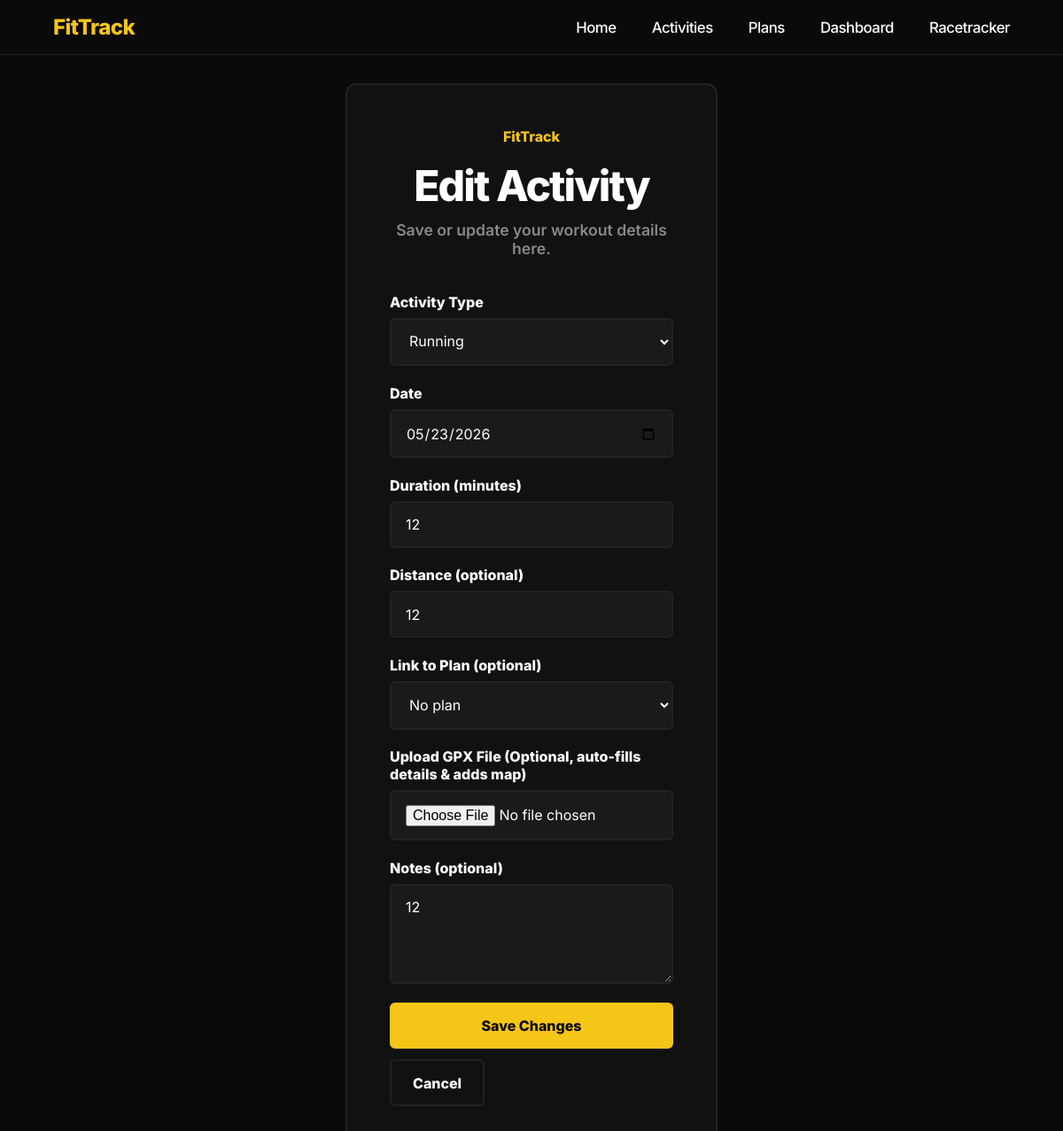
/activities/a7440071-6572-4ca1-8f5e-7111c76994ad/edit (signed in), run on the app's committed database.
### tables this page shows
CREATE TABLE activities (
            id TEXT PRIMARY KEY,
            user_id TEXT NOT NULL,
            type TEXT NOT NULL,
            date TEXT NOT NULL,
            duration INTEGER NOT NULL,
            distance TEXT,
            notes TEXT, route_data TEXT, plan_id TEXT,
            FOREIGN KEY (user_id) REFERENCES users(id)
        );

### routes/activities.py (the view)
@activities.route("/activities/<activity_id>/edit", methods=["GET"])
def edit_activity(activity_id):
    if "user_id" not in session:
        return redirect("/login")
    activity = activity_store.get_activity(session["user_id"], activity_id)
    if activity is None:
        return redirect("/activities")
    return render_template(
        "activity_form.html",
        heading="Edit Activity",
        action=f"/activities/{activity_id}/edit",
        submit_label="Save Changes",
        activity_types=activity_store.ACTIVITY_TYPES,
        active_plans=plan_store.get_active_plans_for_user(session["user_id"]),
        form_data=_build_form_data(activity=activity),
        error="",
    )

### data/activity_store.py (called while the page is built)
def get_activity(user_id, activity_id):
    connection = get_connection()
    cursor = connection.cursor()
    row = cursor.execute(
        """
        SELECT * FROM activities
        WHERE user_id = ? AND id = ?
        """,
        (user_id, activity_id)
    ).fetchone()
    connection.close()
    if row is None:
        return None
    return {
        "id": row["id"],
        "user_id": row["user_id"],
        "type": row["type"],
        "date": row["date"],
        "duration": row["duration"],
        "distance": row["distance"],
        "notes": row["notes"],
        "route_data": row["route_data"],
        "plan_id": row["plan_id"],
    }

### data/database.py (called while the page is built)
def get_connection():
    connection = sqlite3.connect(DATABASE_NAME)
    connection.row_factory = sqlite3.Row
    return connection

### data/plan_store.py (called while the page is built)
def get_plans_for_user(user_id, status=None):
    connection = get_connection()
    cursor = connection.cursor()
    query = "SELECT * FROM plans WHERE user_id = ?"
    values = [user_id]
    if status:
        query += " AND status = ?"
        values.append(status)
    query += " ORDER BY created_at DESC"
    rows = cursor.execute(query, values).fetchall()
    connection.close()
    plans = []
    for row in rows:
        plans.append({
            "id": row["id"],
            "user_id": row["user_id"],
            "name": row["name"],
            "exercise_type": row["exercise_type"],
            "frequency": row["frequency"],
            "target_duration": row["target_duration"],
            "target_distance": row["target_distance"],
            "notes": row["notes"],
            "created_at": row["created_at"],
            "status": row["status"]
        })
    return plans

def get_active_plans_for_user(user_id):
    return get_plans_for_user(user_id, status="active")

### routes/activities.py (called while the page is built, shortened)
def _build_form_data(request_form=None, activity=None):
    if activity is not None:
        return {
            "activity_type": activity.get("type", ""),
            "date": activity.get("date", ""),
            "duration": activity.get("duration", ""),
            "distance": activity.get("distance", ""),
            "notes": activity.get("notes", ""),
            "plan_id": activity.get("plan_id", ""),
        }

### templates/activity_form.html (shortened to what this page needs)
<!DOCTYPE html>
<html lang="en">
<head>
    <link rel="stylesheet" href="/static/css/style.css">
    <link rel="stylesheet" href="/static/css/main.css">
</head>
<body>
    {% include "navbar.html" %}
    <main class="auth-page">
        <section class="auth-card">
            <div class="auth-header">
                <span class="auth-logo">FitTrack</span>
                <h1>{{ heading }}</h1>
                <p class="auth-sub">Save or update your workout details here.</p>
            </div>
            <form action="{{ action }}" method="post" enctype="multipart/form-data" class="auth-form">
                <div class="form-group">
                    <label>Activity Type</label>
                    <select name="activity_type">
                        {% for type in activity_types %}
                        <option value="{{ type }}" {% if form_data.activity_type == type %}selected{% endif %}>{{ type }}</option>
                        {% endfor %}
                    </select>
                </div>
                <div class="form-group">
                    <label>Date</label>
                    <input type="date" name="date" value="{{ form_data.date }}">
                </div>
                <div class="form-group">
                    <label>Duration (minutes)</label>
                    <input type="text" name="duration" value="{{ form_data.duration }}" placeholder="e.g. 45">
                </div>
                <div class="form-group">
                    <label>Distance (optional)</label>
                    <input type="text" name="distance" value="{{ form_data.distance }}" placeholder="e.g. 5 km">
                </div>
                <div class="form-group">
                    <label>Link to Plan (optional)</label>
                    <select name="plan_id">
                        <option value="">No plan</option>
                    </select>
                </div>
                <div class="form-group">
                    <label>Upload GPX File (Optional, auto-fills details & adds map)</label>
                    <input type="file" name="gpx_file" accept=".gpx">
                </div>
                <div class="form-group">
                    <label>Notes (optional)</label>
                    <textarea name="notes" rows="4">{{ form_data.notes }}</textarea>
                </div>
                <div style="display:flex; gap:0.75rem; flex-wrap:wrap;">
                    <button class="btn btn-primary btn-full" type="submit">{{ submit_label }}</button>
                    <a class="btn btn-ghost" href="/activities">Cancel</a>
                </div>
            </form>
        </section>
    </main>
</body>
</html>

### static/css/style.css (style rules this page uses)
:root { --bg: #0a0a0a; --yellow: #f5c518; --text: #ffffff; --text-muted: #aaaaaa; --card: #111111; --border: #333333; }
* { margin: 0; padding: 0; box-sizing: border-box; }
body { background: var(--bg); color: var(--text); font-family: 'Inter', sans-serif; }
.btn { padding: 0.8rem 2rem; border-radius: 0.375rem; text-decoration: none; font-weight: 700; display: inline-block; box-sizing: border-box; }

### static/css/main.css (style rules this page uses)
:root { --bg: #0a0a0a; --bg-card: #111111; --bg-raised: #1a1a1a; --border: #222222; --text: #ffffff; --text-muted: #888888; --accent: #f5c518; --accent-hover: #d4a800; --red: #ff4d4d; --radius: 0.75rem; --radius-sm: 0.375rem; }
* { box-sizing: border-box; margin: 0; padding: 0; }
body { font-family: 'Inter', Arial, sans-serif; background: var(--bg); color: var(--text); min-height: 100vh; }
a { color: inherit; text-decoration: none; }
.auth-page { min-height: 100vh; display: flex; align-items: center; justify-content: center; padding: 2rem; }
.auth-card { background: var(--bg-card); border: 2px solid var(--border); border-radius: var(--radius); padding: 3rem; width: 100%; max-width: 26.25rem; }
.auth-header { text-align: center; margin-bottom: 2.5rem; }
.auth-logo { display: inline-block; font-size: 1rem; font-weight: 800; color: var(--accent); margin-bottom: 1rem; }
h1 { font-family: 'Inter', Arial, sans-serif; font-size: 3rem; font-weight: 800; margin-bottom: 0.6rem; letter-spacing: -0.04em; }
.auth-sub { color: var(--text-muted); font-size: 1.1rem; font-weight: 600; }
.auth-form { display: flex; flex-direction: column; gap: 1.3rem; }
.form-group { display: flex; flex-direction: column; gap: 0.5rem; }
.form-group label { font-size: 1rem; font-weight: 800; color: var(--text); }
.form-group input, .form-group select, .form-group textarea { background: var(--bg-raised); border: 2px solid var(--border); border-radius: var(--radius-sm); color: var(--text); font-family: 'Inter', Arial, sans-serif; font-size: 1rem; padding: 0.9rem 1rem; width: 100%; }
.form-group input::placeholder, .form-group textarea::placeholder { color: var(--text-muted); }
.btn { display: inline-flex; align-items: center; justify-content: center; padding: 0.9rem 1.5rem; border-radius: var(--radius-sm); font-family: 'Inter', Arial, sans-serif; font-weight: 800; font-size: 1rem; border: 2px solid transparent; cursor: pointer; transition: 0.2s ease; }
.btn-primary { background: var(--accent); color: #0a0a0a; border-color: var(--accent); }
.btn-ghost { background: transparent; color: var(--text); border: 2px solid var(--border); }
.btn-full { width: 100%; }

### data on the page
activities: activity_type "Running", date "05/23/2026", duration "12", distance "12", notes "12"

### other printed values
{{ heading }} "Edit Activity"
{{ submit_label }} "Save Changes"
